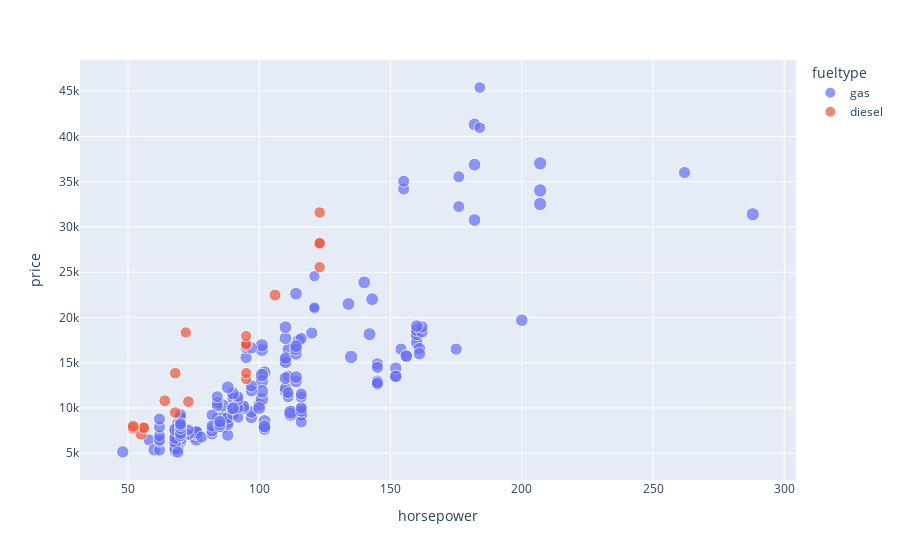

The notebook cell this image was saved under:
### Code cell
px.scatter(df,x = 'horsepower', y = 'price',size ="peakrpm",size_max = 10, color ='fueltype' ,hover_name ='carbody')

### Figure 1 — Plotly figure (JSON) as saved in the notebook; plotly's stock layout.template omitted (floating-point values rounded to 4 significant figures; data arrays with more than 128 entries replaced by an {"elided": "..."} marker saying what was removed)
{"data": [{"hovertemplate": "<b>%{hovertext}</b><br><br>fueltype=gas<br>horsepower=%{x}<br>price=%{y}<br>peakrpm=%{marker.size}<extra></extra>", "hovertext": {"elided": "185 str values"}, "legendgroup": "gas", "marker": {"color": "#636efa", "size": {"elided": "185 int values"}, "sizemode": "area", "sizeref": 66, "symbol": "circle"}, "mode": "markers", "name": "gas", "orientation": "v", "showlegend": true, "type": "scatter", "x": {"elided": "185 int values"}, "xaxis": "x", "y": {"elided": "185 float values"}, "yaxis": "y"}, {"hovertemplate": "<b>%{hovertext}</b><br><br>fueltype=diesel<br>horsepower=%{x}<br>price=%{y}<br>peakrpm=%{marker.size}<extra></extra>", "hovertext": ["sedan", "sedan", "sedan", "wagon", "hardtop", "sedan", "sedan", "sedan", "wagon", "sedan", "wagon", "sedan", "sedan", "hatchback", "sedan", "sedan", "sedan", "sedan", "sedan", "sedan"], "legendgroup": "diesel", "marker": {"color": "#EF553B", "size": [4650, 4200, 4350, 4350, 4350, 4350, 4800, 4150, 4150, 4150, 4150, 4150, 4500, 4500, 4500, 4800, 4800, 4500, 4500, 4800], "sizemode": "area", "sizeref": 66, "symbol": "circle"}, "mode": "markers", "name": "diesel", "orientation": "v", "showlegend": true, "type": "scatter", "x": [64, 72, 123, 123, 123, 123, 55, 95, 95, 95, 95, 95, 56, 56, 73, 52, 52, 68, 68, 106], "xaxis": "x", "y": [10795, 18344, 25552, 28248, 28176, 31600, 7099, 13200, 13860, 16900, 17075, 17950, 7898, 7788, 10698, 7775, 7995, 9495, 13845, 22470], "yaxis": "y"}], "layout": {"legend": {"itemsizing": "constant", "title": {"text": "fueltype"}, "tracegroupgap": 0}, "margin": {"t": 60}, "xaxis": {"anchor": "y", "domain": [0, 1], "title": {"text": "horsepower"}}, "yaxis": {"anchor": "x", "domain": [0, 1], "title": {"text": "price"}}}}
